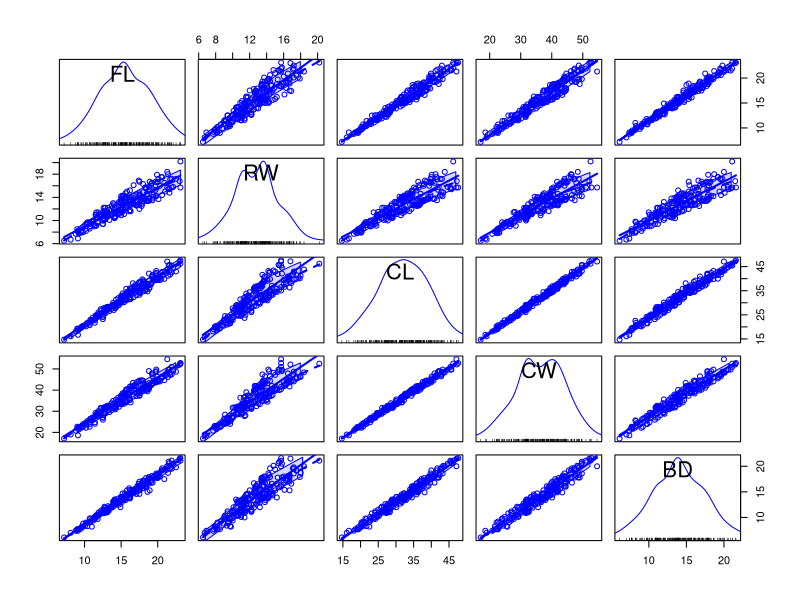

This figure's R source: (Note: this script raises an error after producing the figure.)
############  Code for Ans 1 C #################
# A has mean 0 and sd 1
set.seed(700)
A <- rnorm(50,mean = 0, sd=1)
A
mean(A)
median(A)

# B has mean 0 and sd 1
B <- rnorm(5,mean=10,sd=(sqrt(2)))
B
mean(B)
median(B)

# C has 90% of orginal data and 10% of corrupted data
C <- c( A[1:45],B)
C
mean(C)
median(C)

############  Code for Ans 2 #################
library(MASS)
library(car)
#library(lattice)
#library(Hmisc)
crabs
str(crabs)
summary(crabs)
head(crabs)
scatterplotMatrix(crabs[,c("FL", "RW", "CL", "CW", "BD")],
                  diagonal = "histogram",smoother= FALSE, re.line=FALSE)
cor(crabs[,c("FL", "RW", "CL", "CW", "BD")])

describe(crabs)
table(crabs$sp, crabs$sex)


# Looking at Box and Whiker plot for all continous variables
boxplot(crabs[,c("FL", "RW", "CL", "CW", "BD")])

# Plotting variables with sp
par(mfrow=c(3,2))
boxplot(FL~sp, data = crabs, ylab="FL")
boxplot(RW~sp, data = crabs,  ylab="RW")
boxplot(CL~sp, data = crabs,  ylab="CL")
boxplot(CW~sp, data = crabs, ylab="CW")
boxplot(BD~sp, data = crabs,  ylab="BD")

# Plotting variables with sp and sex
par(mfrow=c(3,2))
boxplot(FL~sp+sex, data = crabs, ylab="FL")
boxplot(RW~sp+sex, data = crabs,  ylab="RW")
boxplot(CL~sp+sex, data = crabs,  ylab="CL")
boxplot(CW~sp+sex, data = crabs, ylab="CW")
boxplot(BD~sp+sex, data = crabs,  ylab="BD")

options(digits = 2)
aggregate(crabs[, c(4:8)], by=list(crabs$sp, crabs$sex), FUN=mean)




# creating a variable if_male
crabs$if_male <- ifelse(crabs$sex=="M", 1, 0)
set.seed(700)
train <- sample(1:nrow(crabs), .7*nrow(crabs), replace = FALSE) #70% training
test <- setdiff(1:nrow(crabs), train)

#### running SVM for prediction######
library(e1071)

# Running with FL, CL, BD and if_male variables
predict_vars <- c("FL", "CL", "BD","if_male")
model <- svm(y = crabs[train,"sp"], x=crabs[train,predict_vars], scale = FALSE, type = 'C-classification', kernel = 'linear', cost = 50000)
predictions<- predict(model, crabs[test,predict_vars])
table(predictions, crabs[test,"sp"])



# Running with FL, CL, BD, CW, and if_male variables
predict_vars <- c("FL", "CL", "BD","CW","if_male")
model <- svm(y = crabs[train,"sp"], x=crabs[train,predict_vars], scale = FALSE, type = 'C-classification', kernel = 'linear', cost = 50000)
predictions<- predict(model, crabs[test,predict_vars])
table(predictions, crabs[test,"sp"])
